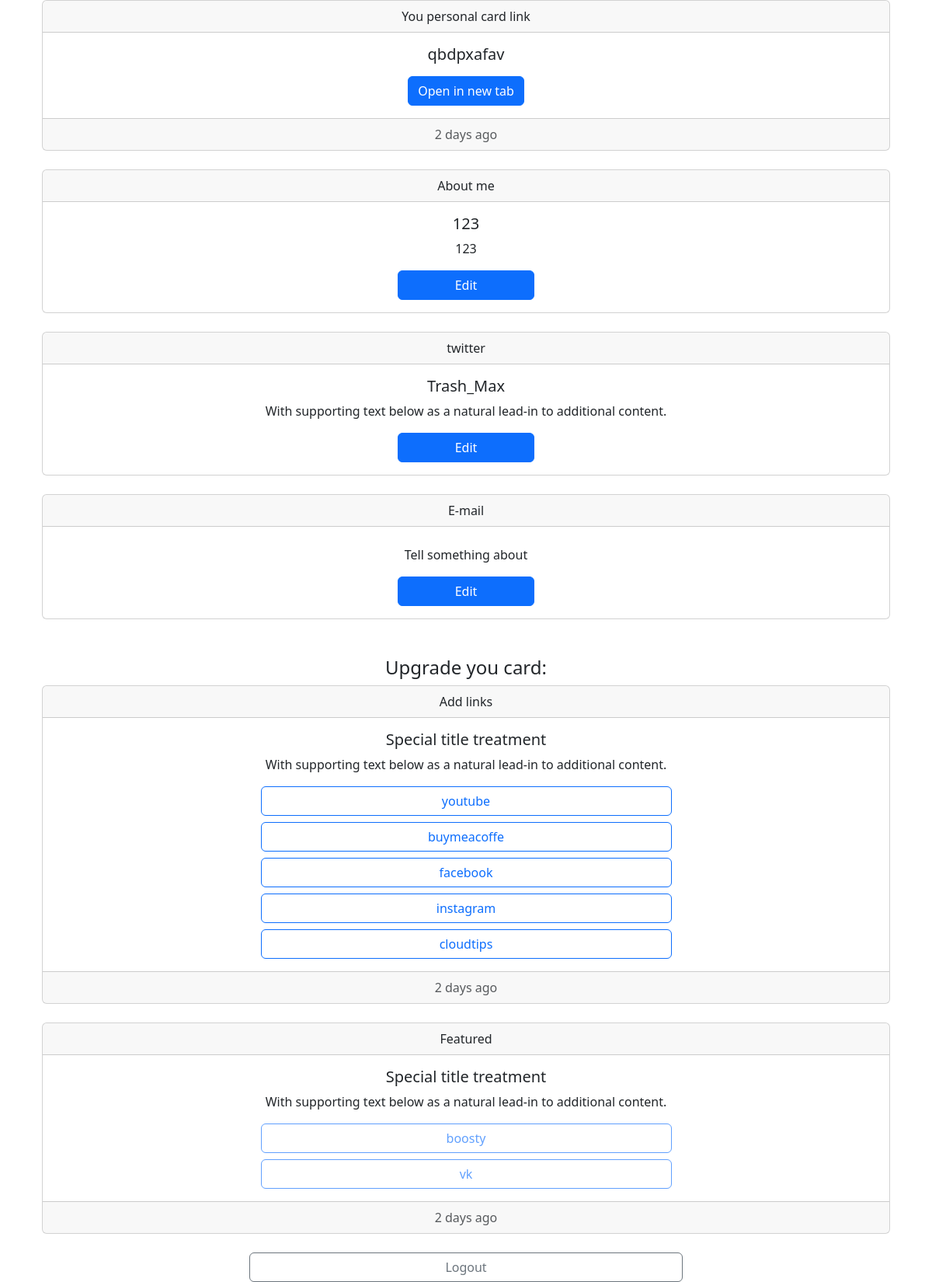
The page /home/ (signed in) on the database its author committed.
### app/models/links.py (models this page shows, shortened)
class Links(db.Model):
    id = db.Column(db.Integer, primary_key=True)
    user_id = db.Column(db.Integer, db.ForeignKey('user.id'))
    unique_link = db.Column(db.String(12), unique=True)
    about = (db.relationship('About', backref='links'))
    email = (db.relationship('Email', backref='links'))
    twitter = (db.relationship('Twitter', backref='links'))
    youtube = (db.relationship('Youtube', backref='links'))
    facebook = (db.relationship('Facebook', backref='links'))
    vkontakte = (db.relationship('Vkontakte', backref='links'))
    instagram = (db.relationship('Instagram', backref='links'))
    buymeacoffe = (db.relationship('Buymeacoffe', backref='links'))
    cloudtips = (db.relationship('Cloudtips', backref='links'))
    boosty = (db.relationship('Boosty', backref='links'))
    def get_links(self) -> list:
        used = []
        free = []
        used.append(self.about[0]) if self.about else free.append('about')
        used.append(self.twitter[0]) if self.twitter else free.append('twitter')
        used.append(self.youtube[0]) if self.youtube else free.append('youtube')
        used.append(self.boosty[0]) if self.boosty else free.append('boosty')
        used.append(self.buymeacoffe[0]) if self.buymeacoffe else free.append('buymeacoffe')
        used.append(self.facebook[0]) if self.facebook else free.append('facebook')
        used.append(self.instagram[0]) if self.instagram else free.append('instagram')
        used.append(self.vkontakte[0]) if self.vkontakte else free.append('vk')
        used.append(self.cloudtips[0]) if self.cloudtips else free.append('cloudtips')
        used.append(self.email[0]) if self.email else free.append('email')
        return [used, free]

class SocialNetwork():
    id = db.Column(db.Integer, primary_key=True)
    username = db.Column(db.String(160))
    network_name = db.Column(db.String(16))
    description = db.Column(db.String(255), default='Tell something about')
    def get_title(self):
        return self.network_name

class About(db.Model, SocialNetwork):
    links_id = db.Column(db.Integer, db.ForeignKey('links.id'))

class Twitter(db.Model, SocialNetwork):
    links_id = db.Column(db.Integer, db.ForeignKey('links.id'))

class Email(db.Model, SocialNetwork):
    links_id = db.Column(db.Integer, db.ForeignKey('links.id'))

### app/main/routes.py (the view)
@bp.route('/home/')
@login_required
def home():
    used_links, free_links = current_user.links[0].get_links()
    return render_template('home.html',
                           user=current_user,
                           used_links=used_links,
                           free_links=free_links,
                           networks=networks_data,
                           )

### app/__init__.py (called while the page is built)
def create_app(config_class=Config):
    app = Flask(__name__)
    app.config.from_object(config_class)
    db.init_app(app)
    from app.models.user import User
    login_manager.init_app(app)
    migrate.init_app(app, db)
    from app.main import bp as main_bp
    app.register_blueprint(main_bp)
    from app.auth import bp as auth_bp
    app.register_blueprint(auth_bp, url_prefix='/auth')
    @login_manager.user_loader
    def load_user(id):
        return User.query.get(int(id))
    @app.route('/test/')
    def test_page():
        return '<h1>Testing the Flask Application Factory Pattern</h1>'
    return app

### app/models/user.py (called while the page is built)
    def is_paying(self) :
        if self.payment_state != 'white':
            return True
        else:
            return False

### app/templates/home.html (shortened to what this page needs)
{% extends "base.html" %}
{% block content %}
<div class="container">
  {% include 'links/home/unique_link.html' %}
</div>
<br>
<div class="container">
  {% for link in used_links %}
    {%  if  link.network_name == "about" %}
      {% include 'links/home/view/about.html' %}
      <br>
    {% elif link.network_name == "email" %}
      {% include 'links/home/view/email.html' %}
      <br>
    {% else %}
      {% include 'links/home/view/common_view.html' %}
      <br>
    {% endif %}
  {% endfor %}
</div>
<br>
<div class="container">
  <div align="center">
    <h4>Upgrade you card:</h4>
  </div>
  {% if free_links %}
    {% include 'links/home/view/freelinks.html' %}
    {% if not user.is_paying() %}
      {% include 'links/home/view/postpaid.html' %}
    {% endif %}
  {% endif %}
</div>
<br>
{% endblock %}

### app/templates/base.html (shortened to what this page needs)
<!DOCTYPE html>
<html lang="en">
  <head>
    <link href="https://cdn.jsdelivr.net/npm/bootstrap@5.3.0-alpha1/dist/css/bootstrap.min.css" rel="stylesheet">
    <link rel="stylesheet" href="https://cdn.jsdelivr.net/npm/bootstrap-icons@1.10.3/font/bootstrap-icons.css">
    <link rel="stylesheet" href="https://cdn.jsdelivr.net/npm/@tabler/icons@latest/iconfont/tabler-icons.min.css">
  </head>
  <body>
    <main>
      {% set icon_size = "24" %}
      {% if centered_view %}
        <div class="container position-absolute top-50 start-50 translate-middle">
      {% else %}
        <div class="container">
      {% endif %}
        {% block content %}
        {% endblock %}
        </div>
      <div class="container">
        {% include 'bottom.html' %}
      </div>
    </main>
</body>
</html>

### app/templates/links/home/unique_link.html (shortened to what this page needs)
<div class="card text-center">
    <div class="card-header">
      You personal card link
    </div>
    <div class="card-body">
      <h5 class="card-title">{{ user.links[0].unique_link }}</h5>
      <a href="{{ url_for('main.short_list_of_links', unique_link=user.links[0].unique_link) }}" class="btn btn-primary">Open in new tab</a>
    </div>
    <div class="card-footer text-muted">
      2 days ago
    </div>
</div>

### app/templates/links/home/view/about.html (shortened to what this page needs)
<div class="card text-center">
    <div class="card-header">
      About me
    </div>
    <div class="card-body">
      <h5 class="card-title">{{ user.links[0].about[0].username }}</h5>
      <p class="card-text">{{ user.links[0].about[0].description }}</p>
      <div class="d-grid col-2 mx-auto">
        <a href="{{ url_for('main.about', action='edit') }}" class="btn btn-primary">Edit</a>
      </div>
    </div>
  </div>

### app/templates/links/home/view/common_view.html (shortened to what this page needs)
<div class="card text-center">
    <div class="card-header">
      {{ link.get_title() }}
    </div>
    <div class="card-body">
      <h5 class="card-title">{{ link.username }}</h5>
      <p class="card-text">With supporting text below as a natural lead-in to additional content.</p>
      <div class="d-grid col-2 mx-auto">
        {% set redirect_url = 'main.' + link.network_name %}
        <a href="{{ url_for(redirect_url, action='edit') }}" class="btn btn-primary">Edit</a>
      </div>
    </div>
  </div>

### app/templates/links/home/view/email.html (shortened to what this page needs)
<div class="card text-center">
    <div class="card-header">
      E-mail
    </div>
    <div class="card-body">
      <p class="card-text">{{ user.links[0].email[0].description }}</p>
      <div class="d-grid col-2 mx-auto">
        <a href="{{ url_for('main.email', action='edit') }}" class="btn btn-primary">Edit</a>
      </div>
    </div>
  </div>

### app/templates/links/home/view/freelinks.html (shortened to what this page needs)
<div class="card text-center">
    <div class="card-header">
      Add links
    </div>
    <div class="card-body">
      <h5 class="card-title">Special title treatment</h5>
      <p class="card-text">With supporting text below as a natural lead-in to additional content.</p>
        <div class="d-grid gap-2 col-6 mx-auto">
        {% for link in free_links %}
            {% if networks[link]['is_free'] or user.is_paying() %}
            {% set redirect_url = 'main.' + link %}
            <a href="{{ url_for(redirect_url, action='edit') }}" class="btn btn-outline-primary">
                {{ link }}
            </a>
            {% endif %}
        {% endfor %}
        </div>
    </div>
    <div class="card-footer text-muted">
    2 days ago
    </div>
</div>
<br>

### app/templates/links/home/view/postpaid.html
<div class="card text-center">
    <div class="card-header">
      Featured
    </div>
    <div class="card-body">
      <h5 class="card-title">Special title treatment</h5>
      <p class="card-text">With supporting text below as a natural lead-in to additional content.</p>
        <div class="d-grid gap-2 col-6 mx-auto">
        {% for link in free_links %}
            {% if not networks[link]['is_free'] %}
                <button type="button" class="btn btn-outline-primary" disabled>
                    <i class="ti ti-brand-{{link}}"></i>  {{ link }}
                </button>
            {% endif %}
        {% endfor %}
        </div>
    </div>
    <div class="card-footer text-muted">
    2 days ago
    </div>
</div>

### app/templates/bottom.html
<div class="d-grid gap-2 col-6 mx-auto">
    {% if user.is_authenticated %}
        <a href="{{ url_for('auth.logout') }}" class="btn btn-outline-secondary">Logout</a>
    {% endif %}
</div>

### rows shown on the page
Links: unique_link "qbdpxafav"
About: username "123", description "123"
Twitter: get_title "twitter", username "Trash_Max"
Email: description "Tell something about"

### other values the page prints
{{ link }} "youtube" "buymeacoffe" "facebook" "instagram" "cloudtips"
{{ link }} "boosty" "vk"
